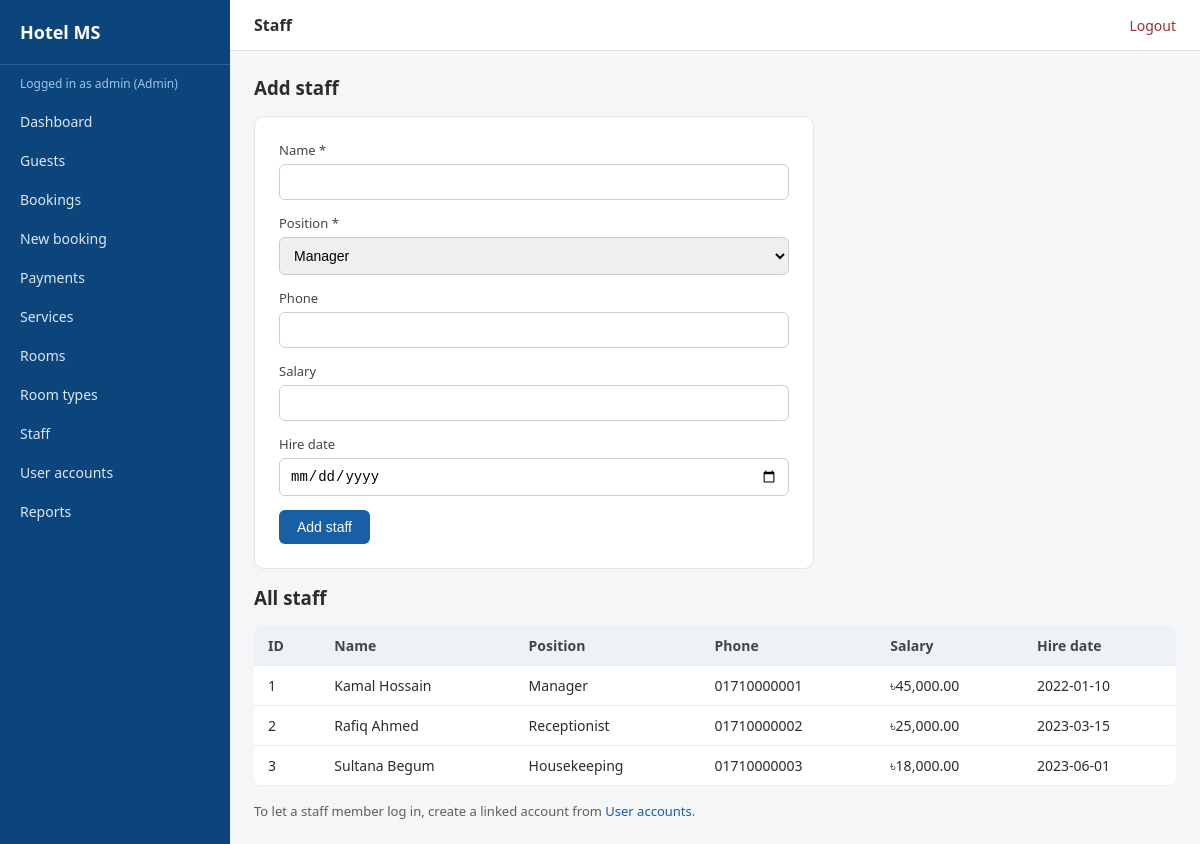
Screenshot of /staff/list.php (signed in) with the database file from the repository.
### tables this page shows
CREATE TABLE Staff (
    StaffID INT AUTO_INCREMENT PRIMARY KEY,
    Name VARCHAR(60) NOT NULL,
    Position ENUM('Manager','Receptionist','Housekeeping') NOT NULL,
    Phone VARCHAR(20),
    Salary DECIMAL(10,2),
    HireDate DATE
);

### includes/functions.php (called while the page is built, shortened)
<?php
function e($str) {
    return htmlspecialchars($str ?? '', ENT_QUOTES, 'UTF-8');
}
function money($n) {
    return number_format((float)$n, 2);
}

### staff/list.php (the view, shortened to what this page needs)
<?php
require_once __DIR__ . '/../includes/init.php';
$staff = $pdo->query("SELECT * FROM Staff ORDER BY StaffID")->fetchAll();
require __DIR__ . '/../includes/header.php';
require __DIR__ . '/../includes/sidebar.php';
?>
<h3>Add staff</h3>
<form class="form-box mt" method="post">
  <div class="form-group"><label>Name *</label><input type="text" name="name" required></div>
  <div class="form-group"><label>Position *</label>
    <select name="position"><option>Manager</option><option>Receptionist</option><option>Housekeeping</option></select>
  </div>
  <div class="form-group"><label>Phone</label><input type="text" name="phone"></div>
  <div class="form-group"><label>Salary</label><input type="number" step="0.01" name="salary"></div>
  <div class="form-group"><label>Hire date</label><input type="date" name="hire_date"></div>
  <button class="btn" type="submit">Add staff</button>
</form>
<h3 class="mt">All staff</h3>
<table class="mt">
<tr><th>ID</th><th>Name</th><th>Position</th><th>Phone</th><th>Salary</th><th>Hire date</th></tr>
<?php foreach ($staff as $s): ?>
<tr>
  <td><?= $s['StaffID'] ?></td><td><?= e($s['Name']) ?></td><td><?= e($s['Position']) ?></td>
  <td><?= e($s['Phone']) ?></td><td>৳<?= money($s['Salary']) ?></td><td><?= e($s['HireDate']) ?></td>
</tr>
<?php endforeach; ?>
</table>
<p class="mt" style="color:#5f5e5a;font-size:13px">To let a staff member log in, create a linked account from <a href="../users/list.php">User accounts</a>.</p>
<?php require __DIR__ . '/../includes/footer.php'; ?>

### assets/css/style.css (style rules this page uses)
* { box-sizing: border-box; margin: 0; padding: 0; }
body { font-family: 'Segoe UI', Arial, sans-serif; background: #f4f6f8; color: #2c2c2a; }
a { text-decoration: none; color: #185fa5; }
table { width: 100%; border-collapse: collapse; background: #fff; border-radius: 8px; overflow: hidden; }
th, td { text-align: left; padding: 10px 14px; border-bottom: 1px solid #edece7; font-size: 14px; }
th { background: #eef2f6; color: #444; font-weight: 600; }
.form-box { background: #fff; padding: 24px; border-radius: 10px; max-width: 560px; border: 1px solid #e5e5e0; }
.form-group { margin-bottom: 14px; }
label { display: block; font-size: 13px; margin-bottom: 5px; color: #444; }
input, select, textarea { width: 100%; padding: 9px 10px; border: 1px solid #ccc; border-radius: 6px; font-size: 14px; }
.btn { display: inline-block; background: #185fa5; color: #fff; border: none; padding: 9px 18px; border-radius: 6px; cursor: pointer; font-size: 14px; }
.mt { margin-top: 16px; }

### rows the page displays
staff: StaffID "1", Name "Kamal Hossain", Position "Manager", Phone "01710000001", Salary "45,000.00", HireDate "2022-01-10"
staff: StaffID "2", Name "Rafiq Ahmed", Position "Receptionist", Phone "01710000002", Salary "25,000.00", HireDate "2023-03-15"
staff: StaffID "3", Name "Sultana Begum", Position "Housekeeping", Phone "01710000003", Salary "18,000.00", HireDate "2023-06-01"

### other values shown
$_SESSION['user']['Username'] "admin"
$role "Admin"
$pageTitle "Staff"
